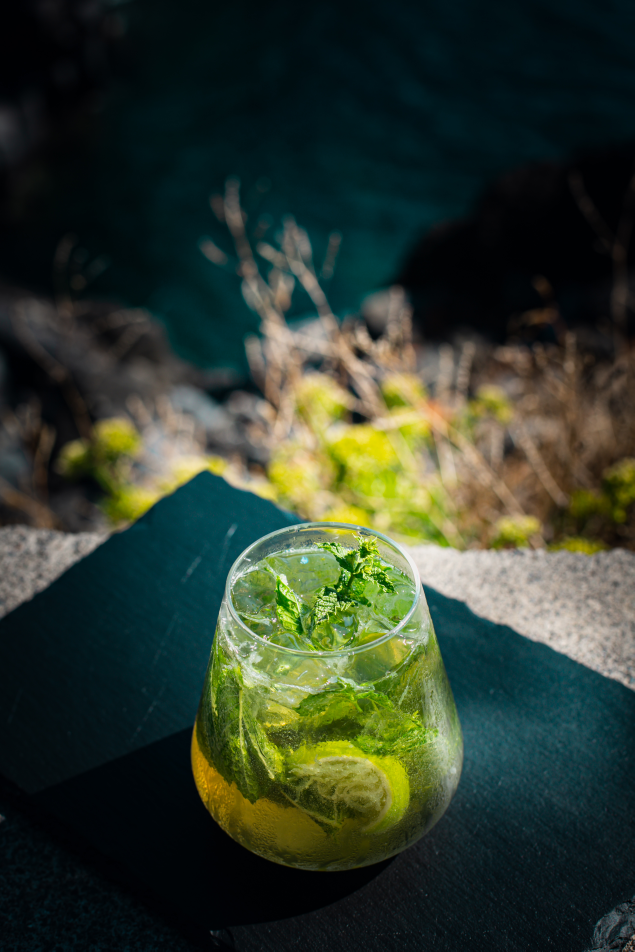
#> input picture assets/img/scaleMe/manezinho_food_065.jpg, 2537 x 3805 px (shown at 1/4 size); its folder holds only this picture in this run
$ python imgscaler.py
#> lines starting #> are read from the running program, lines starting #| are printed output that depends on the picture
from PIL import Image
import os

# Define the sizes and corresponding suffixes
sizes = [
    (1200, "xl"),
    (992, "large"),
    (768, "medium"),
    (480, "small"),
]

# Directory containing original images
input_dir = 'scaleMe/'
# Directory to save resized images
output_dir = 'scaledImg/'

if not os.path.exists(output_dir):
    os.makedirs(output_dir)

for filename in os.listdir(input_dir):
    if filename.endswith('.jpg') or filename.endswith('.jpeg') or filename.endswith('.png'):
        with Image.open(os.path.join(input_dir, filename)) as img:
#> img is the input picture: PIL image 2537x3805 RGB; mean R, G, B 48.5, 59.5, 44.8
            for size, suffix in sizes:
                # Calculate the new height to maintain the aspect ratio
                new_height = int(img.height * (size / img.width))
                img_resized = img.resize((size, new_height), Image.LANCZOS)
                base, ext = os.path.splitext(filename)
                img_resized.save(os.path.join(output_dir, f"{base}-{suffix}{ext}"))
#> this loop made 4 passes
#> pass 3, `img_resized = img.resize((size, new_height), Image.LANCZOS)`:
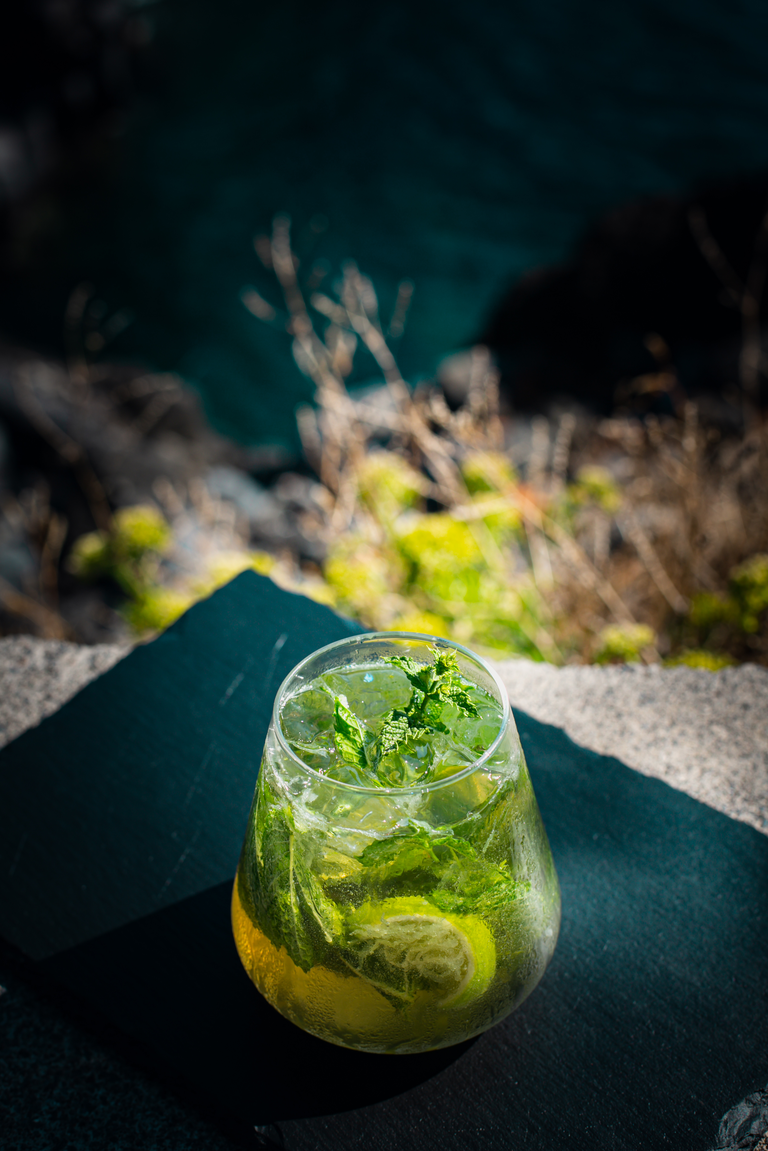
#> img_resized: PIL image 768x1151 RGB; mean R, G, B 48.5, 59.5, 44.8

print("Images resized successfully.")

$ run again, on assets/img/scaleMe/manezinho_food_067.jpg
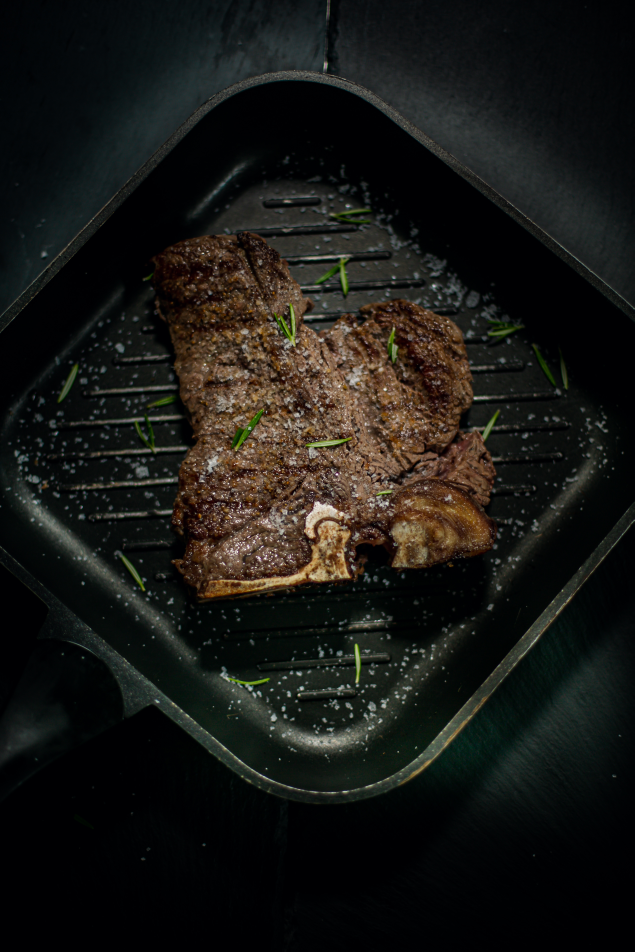
#> input picture assets/img/scaleMe/manezinho_food_067.jpg, 2537 x 3805 px (shown at 1/4 size)
#> img is the input picture: PIL image 2537x3805 RGB; mean R, G, B 24.6, 24.2, 20.7
#> the loop `for size, suffix in sizes:` made 4 passes
#> pass 3, `img_resized = img.resize((size, new_height), Image.LANCZOS)`:
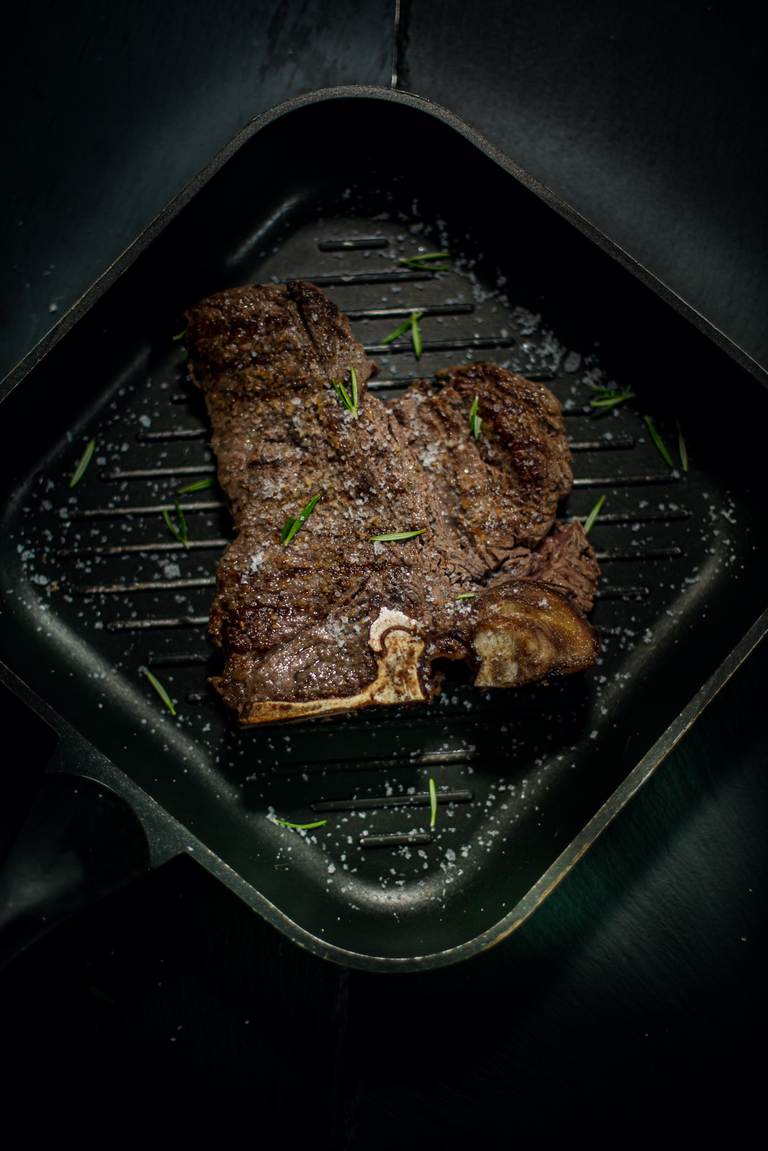
#> img_resized: PIL image 768x1151 RGB; mean R, G, B 24.6, 24.2, 20.7
